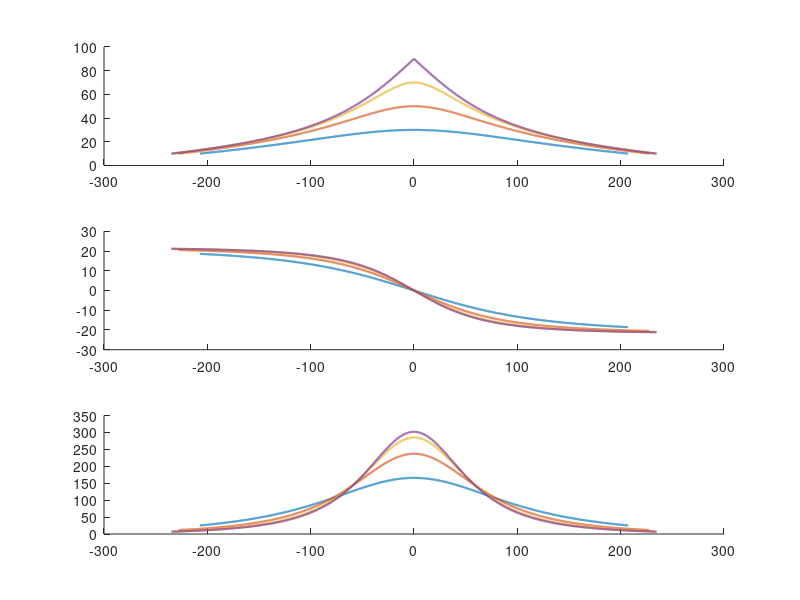

MATLAB code for this plot: (Note: this script raises an error after producing the figure.)
clear; clc; close all;

c  = 3e8;
GM = 3.986e14;
Re = 6.371e6;
fc = 920e6;
h  = 540e3;
El_min = 10;

v_sat = sqrt(GM/(Re+h));
w_sat = v_sat/(Re+h);

t = -300:0.1:300;

Emax_list = [30 50 70 90];
colors = lines(length(Emax_list));

figure;
for i = 1:length(Emax_list)
    Emax = Emax_list(i)*pi/180;
    dmin = Re*(sqrt(((Re+h)/Re)^2 - cos(Emax)^2) - sin(Emax));
    psi_min = acos((Re^2+(Re+h)^2-dmin^2)/(2*Re*(Re+h)));

    alpha = w_sat .* t;
    psi = acos(cos(psi_min).*cos(alpha));
    d = sqrt(Re^2+(Re+h)^2-2*Re*(Re+h).*cos(psi));
    El = asin(((Re+h)^2-Re^2-d.^2)./(2*Re.*d)) * 180/pi;

    ddot = Re*(Re+h)*cos(psi_min).*sin(alpha).*w_sat ./ d;
    fd = -(fc/c) .* ddot;
    dfd_dt = gradient(fd, t);

    visible = El >= El_min;
    Tvis = t(visible);

    subplot(3,1,1); hold on;
    plot(t(visible), El(visible), 'Color', colors(i,:), 'LineWidth', 1.5);

    subplot(3,1,2); hold on;
    plot(t(visible), fd(visible)/1e3, 'Color', colors(i,:), 'LineWidth', 1.5);

    subplot(3,1,3); hold on;
    plot(t(visible), abs(dfd_dt(visible)), 'Color', colors(i,:), 'LineWidth', 1.5);

    fprintf('Emax=%2d deg  Tvis=%.2f min  fd_max=%.2f kHz  rate_max=%.1f Hz/s\n', ...
        Emax_list(i), (Tvis(end)-Tvis(1))/60, max(abs(fd(visible)))/1e3, max(abs(dfd_dt(visible))));
end

subplot(3,1,1);
yline(El_min,'--k'); grid on;
xlabel('time [s]'); ylabel('elevation [deg]');
title('Elevation Angle');
legend("Emax="+string(Emax_list)+"deg", 'Location','best');

subplot(3,1,2);
yline(0,'--k'); grid on;
xlabel('time [s]'); ylabel('Doppler [kHz]');
title('Doppler Shift (curved Earth)');

subplot(3,1,3);
grid on;
xlabel('time [s]'); ylabel('Doppler rate [Hz/s]');
title('Doppler Rate (curved Earth)');
